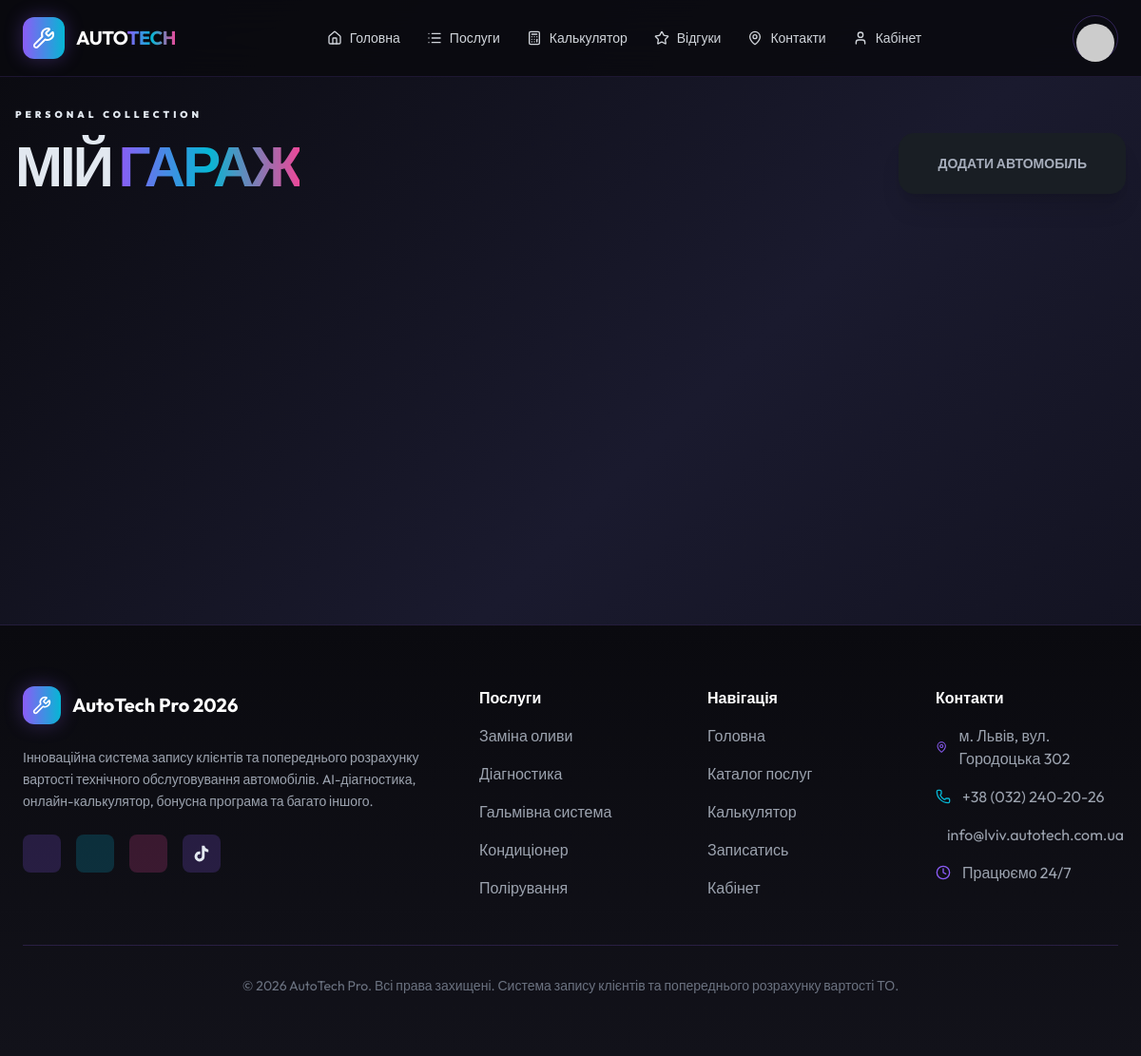
Before: /cars/ (signed in) with the older database file.
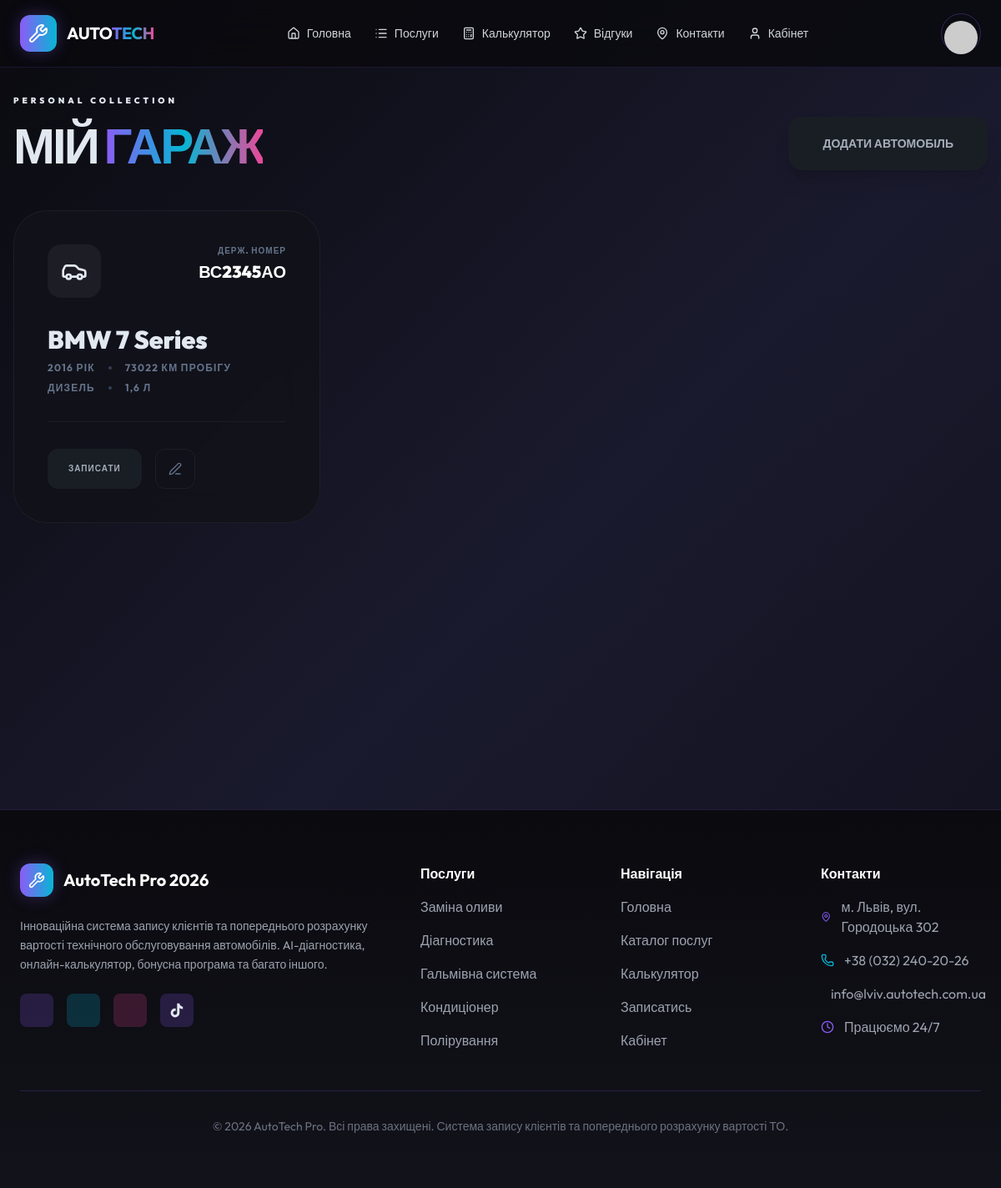
After: the same page with the newer database file.
### cars/models.py (models this page shows, shortened)
class UserCar(models.Model):
    class FuelType(models.TextChoices):
        GASOLINE = "GASOLINE", _("Бензин")
        DIESEL = "DIESEL", _("Дизель")
        LPG = "LPG", _("Газ/Газ-бензин")
        ELECTRIC = "ELECTRIC", _("Електро")
        HYBRID = "HYBRID", _("Гібрид")
        CNG = "CNG", _("Метан")
    class EngineType(models.TextChoices):
        NATURAL = "NATURAL", _("Атмосферний")
        TURBO = "TURBO", _("Турбований")
        SUPERCHARGE = "SUPERCHARGE", _("Наддувний")
    class TechnicalCondition(models.TextChoices):
        EXCELLENT = "EXCELLENT", _("Відмінний")
        GOOD = "GOOD", _("Добрий")
        NEEDS_REPAIR = "NEEDS_REPAIR", _("Потребує ремонту")
        CRITICAL = "CRITICAL", _("Критичний")
    user = models.ForeignKey(
        settings.AUTH_USER_MODEL, on_delete=models.CASCADE, related_name="my_cars"
    )
    model = models.ForeignKey(CarModel, on_delete=models.PROTECT)
    vin = models.CharField(
        max_length=17, unique=True, blank=True, null=True, verbose_name=_("VIN-код")
    )
    license_plate = models.CharField(max_length=20, verbose_name=_("Держ. номер"))
    year = models.PositiveIntegerField(verbose_name=_("Рік випуску"))
    mileage = models.PositiveIntegerField(default=0, verbose_name=_("Пробіг (км)"))
    engine_type = models.CharField(
        max_length=20,
        choices=EngineType.choices,
        blank=True,
        null=True,
        verbose_name=_("Тип двигуна"),
    )
    engine_volume = models.DecimalField(
        max_digits=3, decimal_places=1, blank=True, null=True, verbose_name=_("Об'єм двигуна (л)")
    )
    fuel_type = models.CharField(
        max_length=20, choices=FuelType.choices, blank=True, null=True, verbose_name=_("Тип палива")
    )
    technical_condition = models.CharField(
        max_length=20,
        choices=TechnicalCondition.choices,
        default=TechnicalCondition.GOOD,
        verbose_name=_("Технічний стан"),
    )
    class Meta:
        verbose_name = _("Автомобіль користувача")
        verbose_name_plural = _("Автомобілі користувачів")

class CarModel(models.Model):
    brand = models.ForeignKey(CarBrand, on_delete=models.CASCADE, related_name="models")
    name = models.CharField(max_length=100, verbose_name=_("Модель"))
    year_start = models.PositiveIntegerField(default=2000)
    year_end = models.PositiveIntegerField(blank=True, null=True)
    def __str__(self):
        return f"{self.brand.name} {self.name}"
    class Meta:
        verbose_name = _("Модель авто")
        verbose_name_plural = _("Моделі авто")

class CarBrand(models.Model):
    name = models.CharField(max_length=100, unique=True, verbose_name=_("Марка"))
    logo = models.ImageField(upload_to="brands/", blank=True, null=True)
    class Meta:
        verbose_name = _("Марка авто")
        verbose_name_plural = _("Марки авто")

### cars/views.py (the view)
# urls.py: path("", views.car_list, name="list"),
@login_required
def car_list(request):
    cars = UserCar.objects.filter(user=request.user)
    return render(request, "cars/list.html", {"cars": cars})

### templates/cars/list.html (shortened to what this page needs)
{% extends 'base.html' %}
{% load static %}
{% block content %}
<div class="space-y-12">
    <div class="flex justify-between items-end">
        <div class="space-y-4">
            <div class="text-brand-solar font-black text-[10px] uppercase tracking-[0.4em]">Personal Collection</div>
            <h1 class="text-6xl font-black orbitron tracking-tighter uppercase">МІЙ <span class="gradient-text">ГАРАЖ</span></h1>
        </div>
        <button class="btn btn-solar h-16 px-10 rounded-2xl shadow-xl">ДОДАТИ АВТОМОБІЛЬ</button>
    </div>
    <div class="grid grid-cols-1 md:grid-cols-2 lg:grid-cols-3 gap-8">
        {% for car in cars %}
        <div class="glass-panel p-10 rounded-[40px] bento-card border-white/5 relative overflow-hidden group">
            <div class="absolute -right-10 -top-10 w-40 h-40 bg-brand-solar/5 rounded-full blur-3xl group-hover:scale-150 transition-transform"></div>
            <div class="relative z-10 space-y-8">
                <div class="flex justify-between items-start">
                    <div class="w-16 h-16 bg-white/5 rounded-2xl flex items-center justify-center text-brand-solar">
                        <i data-lucide="car" class="w-8 h-8"></i>
                    </div>
                    <div class="text-right">
                        <div class="text-[10px] font-black uppercase tracking-widest text-slate-500 mb-1">Держ. номер</div>
                        <div class="text-xl font-black orbitron text-white">{{ car.license_plate }}</div>
                    </div>
                </div>
                <div class="space-y-2">
                    <h3 class="text-3xl font-black orbitron">{{ car.model }}</h3>
                    <div class="flex items-center gap-4 text-xs font-bold text-slate-500 uppercase tracking-widest">
                        <span>{{ car.year }} РІК</span>
                        <div class="w-1 h-1 bg-slate-700 rounded-full"></div>
                        <span>{{ car.mileage }} КМ пробігу</span>
                    </div>
                    {% if car.fuel_type or car.engine_volume %}
                    <div class="flex items-center gap-4 text-xs font-bold text-slate-500 uppercase tracking-widest">
                        {% if car.fuel_type %}
                        <span>{{ car.get_fuel_type_display }}</span>
                        <div class="w-1 h-1 bg-slate-700 rounded-full"></div>
                        {% endif %}
                        {% if car.engine_volume %}
                        <span>{{ car.engine_volume }} л</span>
                        {% endif %}
                    </div>
                    {% endif %}
                </div>
                <div class="pt-8 border-t border-white/5 flex gap-4">
                    <a href="{% url 'bookings:create' %}?car={{ car.id }}" class="btn btn-sm btn-solar rounded-xl text-[10px] font-black tracking-widest px-6 h-12">ЗАПИСАТИ</a>
                    <button class="btn btn-sm glass-panel border-white/5 rounded-xl h-12 w-12 p-0">
                        <i data-lucide="edit-3" class="w-4 h-4 text-slate-500"></i>
                    </button>
                </div>
            </div>
        </div>
        {% endfor %}
    </div>
</div>
{% endblock %}

Changed rows visible on the page:
added UserCar: license_plate "ВС2345АО", model "BMW 7 Series", year "2016", mileage "73022", fuel_type "ДИЗЕЛЬ", engine_volume "1,6"
